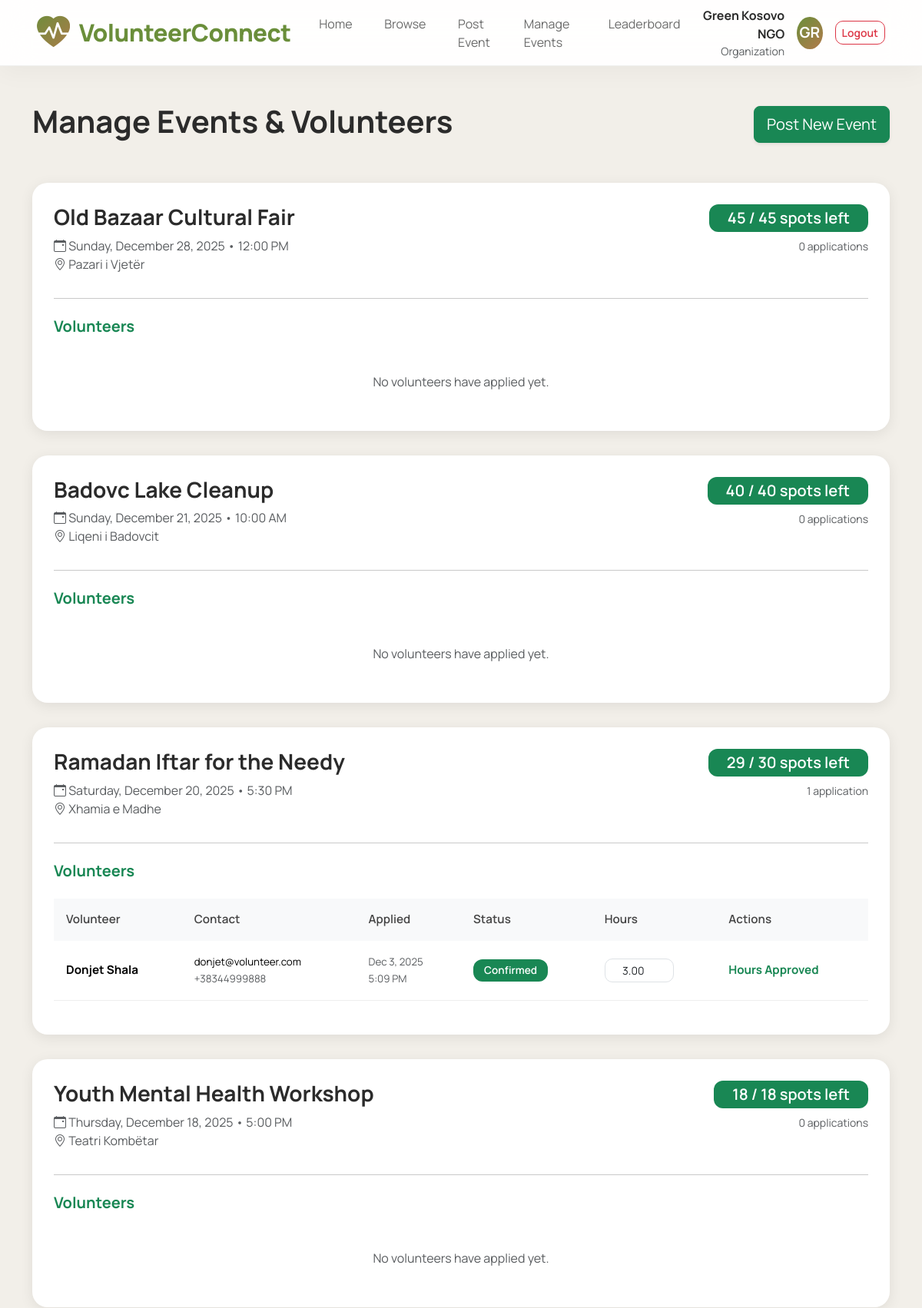
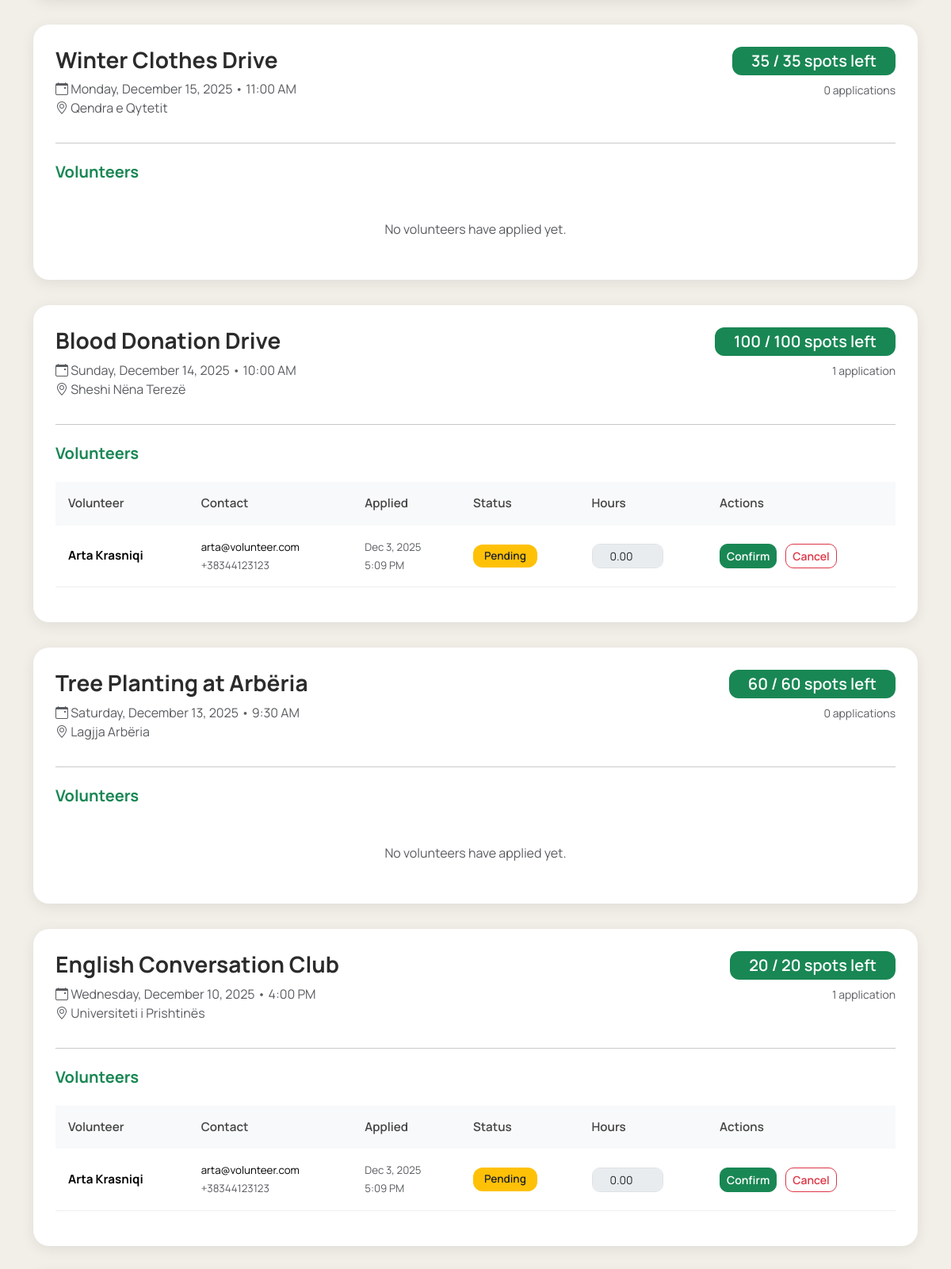
The page /manage_events.php (signed in, upper part) on the database its author committed (2 pictures, top to bottom).
### tables this page shows
CREATE TABLE opportunities (
    id INT AUTO_INCREMENT PRIMARY KEY,
    title VARCHAR(255) NOT NULL,
    description TEXT NOT NULL,
    category VARCHAR(50) DEFAULT 'General',
    location_name VARCHAR(255) NOT NULL,
    latitude DECIMAL(10,8) NULL,
    longitude DECIMAL(11,8) NULL,
    date DATE NOT NULL,
    time TIME NULL,
    slots INT DEFAULT 20,
    filled_slots INT DEFAULT 0,
    organization_id INT NOT NULL,
    created_at TIMESTAMP DEFAULT CURRENT_TIMESTAMP,
    FOREIGN KEY (organization_id) REFERENCES users(id) ON DELETE CASCADE,
    INDEX idx_date (date),
    INDEX idx_category (category)
);

CREATE TABLE applications (
    id INT AUTO_INCREMENT PRIMARY KEY,
    opportunity_id INT NOT NULL,
    volunteer_id INT NOT NULL,
    status ENUM('pending','confirmed','completed','cancelled') DEFAULT 'pending',
    hours_worked DECIMAL(5,2) DEFAULT 0.00,
    hours_approved TINYINT(1) DEFAULT 0,
    applied_at TIMESTAMP DEFAULT CURRENT_TIMESTAMP,
    completed_at TIMESTAMP NULL,
    FOREIGN KEY (opportunity_id) REFERENCES opportunities(id) ON DELETE CASCADE,
    FOREIGN KEY (volunteer_id) REFERENCES users(id) ON DELETE CASCADE,
    UNIQUE KEY unique_application (opportunity_id, volunteer_id)
);

CREATE TABLE users (
    id INT AUTO_INCREMENT PRIMARY KEY,
    name VARCHAR(100) NOT NULL,
    email VARCHAR(150) UNIQUE NOT NULL,
    password VARCHAR(255) NOT NULL,
    role ENUM('user','volunteer','organization','admin') DEFAULT 'user',
    status ENUM('pending','approved','rejected') DEFAULT 'approved',
    phone VARCHAR(20) DEFAULT NULL,
    total_hours INT DEFAULT 0,
    total_verified_hours INT DEFAULT 0,
    created_at TIMESTAMP DEFAULT CURRENT_TIMESTAMP,
    INDEX idx_role (role),
    INDEX idx_email (email)
);

### manage_events.php (the view, shortened to what this page needs)
<?php
require_once 'config/config.php';
include_once 'includes/header.php';
?>
<div class="container my-5">
    <div class="d-flex justify-content-between align-items-center mb-5">
        <h1 class="fw-bold display-6">Manage Events & Volunteers</h1>
        <a href="post_opportunity.php" class="btn btn-success btn-lg shadow-sm">
            Post New Event
        </a>
    </div>
    <?php
    $stmt = $conn->prepare("
        SELECT
            o.*,
            (
                o.slots - COALESCE(
                    SUM(CASE WHEN a.status IN ('confirmed', 'completed') THEN 1 ELSE 0 END),
                0)
            ) AS spots_left,
            COUNT(a.id) AS total_applications
        FROM opportunities o
        LEFT JOIN applications a
            ON o.id = a.opportunity_id
            AND a.status IN ('pending', 'confirmed', 'completed')
        WHERE o.organization_id = ?
        GROUP BY o.id
        ORDER BY o.date DESC, o.created_at DESC
    ");
    $stmt->execute([$_SESSION['user_id']]);
    $events = $stmt->fetchAll();
    ?>
    <?php if (empty($events)): ?>
        <div class="text-center py-5">
            <div class="py-5">
                <h3 class="text-muted">No events posted yet</h3>
                <p class="lead text-muted mb-4">Start making an impact — create your first volunteer opportunity!</p>
                <a href="post_opportunity.php" class="btn btn-success btn-lg px-5">Post Your First Event</a>
            </div>
        </div>
    <?php else: ?>
        <?php foreach ($events as $event): ?>
            <div class="event-card">
                <div class="d-flex justify-content-between align-items-start mb-4">
                    <div>
                        <h3 class="fw-bold mb-2"><?= htmlspecialchars($event['title']) ?></h3>
                        <p class="text-muted mb-2">
                            <i class="bi bi-calendar-event"></i>
                            <?= date('l, F j, Y', strtotime($event['date'])) ?>
                            <?= $event['time'] ? ' • ' . date('g:i A', strtotime($event['time'])) : '' ?>
                            <br>
                            <i class="bi bi-geo-alt"></i> <?= htmlspecialchars($event['location_name']) ?>
                        </p>
                    </div>
                    <div class="text-end">
                        <div class="badge bg-<?= $event['spots_left'] > 0 ? 'success' : 'danger' ?> fs-5 px-4 py-2">
                            <?= $event['spots_left'] ?> / <?= $event['slots'] ?> spots left
                        </div>
                        <div class="mt-2 text-muted small">
                            <?= $event['total_applications'] ?> application<?= $event['total_applications'] != 1 ? 's' : '' ?>
                        </div>
                    </div>
                </div>
                <hr class="my-4">
                <h5 class="fw-bold mb-4 text-success">Volunteers</h5>
                <?php
                $apps = $conn->prepare("
                    SELECT a.*, u.name, u.email, u.phone
                    FROM applications a
                    JOIN users u ON a.volunteer_id = u.id
                    WHERE a.opportunity_id = ?
                    ORDER BY
                        a.status = 'pending' DESC,
                        a.applied_at DESC
                ");
                $apps->execute([$event['id']]);
                $volunteers = $apps->fetchAll();
                ?>
                <?php if (empty($volunteers)): ?>
                    <div class="text-center py-4 text-muted">
                        <p class="mb-0">No volunteers have applied yet.</p>
                    </div>
                <?php else: ?>
                    <div class="table-responsive">
                        <table class="table table-custom align-middle">
                            <thead>
                                <tr>
                                    <th>Volunteer</th>
                                    <th>Contact</th>
                                    <th>Applied</th>
                                    <th>Status</th>
                                    <th>Hours</th>
                                    <th>Actions</th>
                                </tr>
                            </thead>
                            <tbody>
                                <?php foreach ($volunteers as $v): ?>
                                    <tr id="row-<?= $v['id'] ?>">
                                        <td>
                                            <strong><?= htmlspecialchars($v['name']) ?></strong>
                                        </td>
                                        <td>
                                            <small>
                                                <?= htmlspecialchars($v['email']) ?><br>
                                                <?= $v['phone'] ? '<span class="text-muted">'.htmlspecialchars($v['phone']).'</span>' : '' ?>
                                            </small>
                                        </td>
                                        <td>
                                            <small class="text-muted">
                                                <?= date('M j, Y', strtotime($v['applied_at'])) ?><br>
                                                <?= date('g:i A', strtotime($v['applied_at'])) ?>
                                            </small>
                                        </td>
                                        <td>
                                            <span class="badge
                                                <?= $v['status'] == 'confirmed' ? 'bg-success' :
                                                   ($v['status'] == 'cancelled' ? 'bg-secondary' :
                                                   ($v['status'] == 'completed' ? 'bg-info' : 'bg-warning text-dark')) ?>"
                                                id="status-<?= $v['id'] ?>">
                                                <?= ucfirst($v['status']) ?>
                                            </span>
                                        </td>
                                        <td>
                                            <?php if ($v['status'] == 'completed'): ?>
                                                <strong class="text-success"><?= $v['hours_worked'] ?>h</strong>
                                            <?php else: ?>
                                                <input type="number" step="0.5" min="0" max="24"
                                                       class="form-control form-control-sm hours-input"
                                                       id="hours-<?= $v['id'] ?>"
                                                       value="<?= $v['hours_worked'] ?? '' ?>"
                                                       <?= $v['status'] == 'pending' ? 'disabled' : '' ?>>
                                            <?php endif; ?>
                                        </td>
                                        <td id="actions-<?= $v['id'] ?>">
                                            <?php if ($v['status'] === 'pending'): ?>
                                                <button class="btn btn-sm btn-success me-2" onclick="updateApp(<?= $v['id'] ?>, 'confirm')">
                                                    Confirm
                                                </button>
                                                <button class="btn btn-sm btn-outline-danger" onclick="updateApp(<?= $v['id'] ?>, 'cancel')">
                                                    Cancel
                                                </button>
                                            <?php elseif ($v['status'] === 'confirmed' && $v['hours_approved'] == 0): ?>
                                                <button class="btn btn-sm btn-primary" onclick="completeAndApprove(<?= $v['id'] ?>)">
                                                    Complete & Approve Hours
                                                </button>
                                            <?php elseif ($v['hours_approved'] == 1): ?>
                                                <span class="text-success fw-bold">Hours Approved</span>
                                            <?php else: ?>
                                                <span class="text-muted">—</span>
                                            <?php endif; ?>
                                        </td>
                                    </tr>
                                <?php endforeach; ?>
                            </tbody>
                        </table>
                    </div>
                <?php endif; ?>
            </div>
        <?php endforeach; ?>
    <?php endif; ?>
</div>
<?php include 'includes/footer.php'; ?>

### includes/header.php (style rules this page uses)
:root { --earth-1: #f2efe9; --accent-1: #6a8e3a; --accent-2: #b27a4b; --muted: #6b6b6b; }
body { font-family: 'Manrope', 'Inter', sans-serif; background: var(--earth-1); color: #2b2b2b; margin: 0; }

### manage_events.php (style rules this page uses)
:root { --accent: #6a8e3a; --accent2: #b27a4b; }
.event-card { border: none; border-radius: 20px; padding: 28px; background: #fff; box-shadow: 0 4px 18px rgba(0,0,0,0.08); transition: all 0.3s ease; margin-bottom: 2rem; }
.table-custom { font-size: 0.95rem; }
.table-custom th { background: #f8f9fa; font-weight: 600; color: #444; border: none; padding: 16px; }
.table-custom td { padding: 16px; vertical-align: middle; border-color: #eee; }
.badge { padding: 8px 14px; border-radius: 12px !important; font-weight: 600; font-size: 0.85rem; }
.btn-sm { border-radius: 10px; font-weight: 600; }
.hours-input { width: 90px; text-align: center; border-radius: 10px; }

### rows shown on the page
opportunities: title "Old Bazaar Cultural Fair", date "Sunday, December 28, 2025", time "12:00 PM", location_name "Pazari i Vjetër", spots_left "45", slots "45", total_applications "0", shows "No volunteers have applied yet."
opportunities: title "Badovc Lake Cleanup", date "Sunday, December 21, 2025", time "10:00 AM", location_name "Liqeni i Badovcit", spots_left "40", slots "40", total_applications "0", shows "No volunteers have applied yet."
opportunities: title "Ramadan Iftar for the Needy", date "Saturday, December 20, 2025", time "5:30 PM", location_name "Xhamia e Madhe", spots_left "29", slots "30", total_applications "1"
applications: volunteer.name "Donjet Shala", volunteer.email "donjet@volunteer.com", volunteer.phone "+38344999888", applied_at "Dec 3, 2025", applied_at "5:09 PM", status "Confirmed", hours_worked "3.00", hours_approved "Hours Approved"
opportunities: title "Youth Mental Health Workshop", date "Thursday, December 18, 2025", time "5:00 PM", location_name "Teatri Kombëtar", spots_left "18", slots "18", total_applications "0", shows "No volunteers have applied yet."
opportunities: title "Winter Clothes Drive", date "Monday, December 15, 2025", time "11:00 AM", location_name "Qendra e Qytetit", spots_left "35", slots "35", total_applications "0", shows "No volunteers have applied yet."
opportunities: title "Blood Donation Drive", date "Sunday, December 14, 2025", time "10:00 AM", location_name "Sheshi Nëna Terezë", spots_left "100", slots "100", total_applications "1"
applications: volunteer.name "Arta Krasniqi", volunteer.email "arta@volunteer.com", volunteer.phone "+38344123123", applied_at "Dec 3, 2025", applied_at "5:09 PM", status "Pending", hours_worked "0.00"
opportunities: title "Tree Planting at Arbëria", date "Saturday, December 13, 2025", time "9:30 AM", location_name "Lagjja Arbëria", spots_left "60", slots "60", total_applications "0", shows "No volunteers have applied yet."
opportunities: title "English Conversation Club", date "Wednesday, December 10, 2025", time "4:00 PM", location_name "Universiteti i Prishtinës", spots_left "20", slots "20", total_applications "1"
applications: volunteer.name "Arta Krasniqi", volunteer.email "arta@volunteer.com", volunteer.phone "+38344123123", applied_at "Dec 3, 2025", applied_at "5:09 PM", status "Pending", hours_worked "0.00"

### other values the page prints
$_SESSION['name'] "Green Kosovo NGO"
$_SESSION['role'] "Organization"
substr($_SESSION['name'] ?? 'U', 0, 2) "GR"
